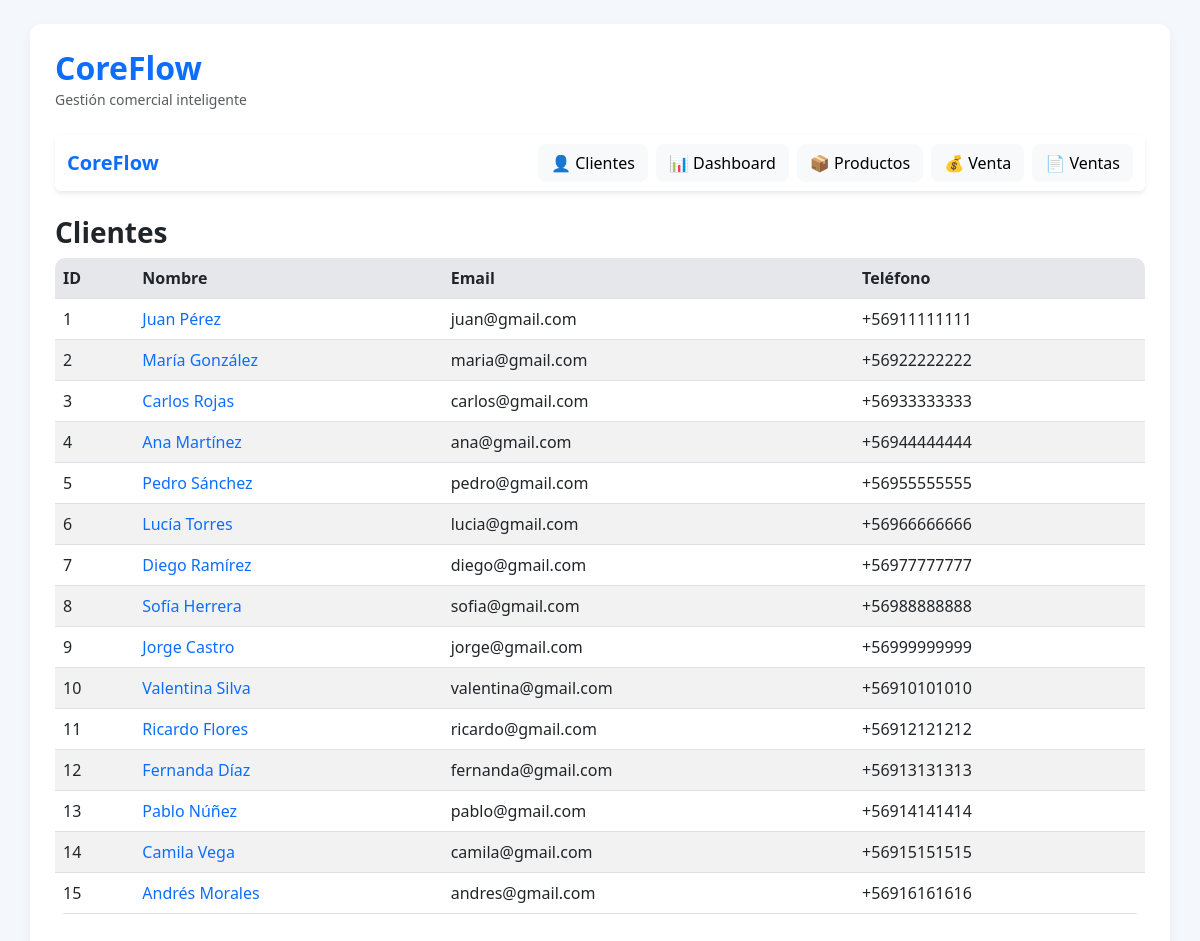
The page / on the database its author committed.
### models.py (models this page shows)
class Cliente(db.Model):
    __tablename__ = 'clientes'
    id = db.Column(db.Integer, primary_key=True)
    nombre = db.Column(db.String(100), nullable=False)
    email = db.Column(db.String(120))
    telefono = db.Column(db.String(50))
    empresa = db.Column(db.String(100))
    fecha_creacion = db.Column(db.DateTime, default=datetime.utcnow)
    interacciones = db.relationship('Interaccion', backref='cliente', lazy=True)

### app.py (the view)
@app.route('/')
def index():
    clientes = Cliente.query.order_by(Cliente.fecha_creacion.desc()).all()
    return render_template('clientes.html', clientes=clientes)

### templates/clientes.html
{% extends 'base.html' %}
{% block content %}
<h3>Clientes</h3>
<div class="table-responsive">
    <table class="table table-striped">
        <tr>
            <th>ID</th>
            <th>Nombre</th>
            <th>Email</th>
            <th>Teléfono</th>
        </tr>
        {% for c in clientes %}
        <tr>
            <td>{{ c.id }}</td>
            <td>
                <a href="{{ url_for('cliente_detalle', id=c.id) }}">
                    {{ c.nombre }}
                </a>
            </td>
            <td>{{ c.email }}</td>
            <td>{{ c.telefono }}</td>
        </tr>
        {% endfor %}
    </table>
</div>
{% endblock %}

### templates/base.html (shortened to what this page needs)
<!DOCTYPE html>
<html lang="es">
<head>
    <link href="https://cdn.jsdelivr.net/npm/bootstrap@5.3.0/dist/css/bootstrap.min.css" rel="stylesheet">
    <link rel="stylesheet" href="{{ url_for('static', filename='styles.css') }}">
</head>
<body>
<div class="container mt-4">
    <div class="d-flex justify-content-between align-items-center mb-4">
        <div>
            <h2 class="m-0 text-primary">CoreFlow</h2>
            <small class="text-muted">Gestión comercial inteligente</small>
        </div>
    </div>
<nav class="navbar navbar-expand-lg navbar-light bg-white mb-4 shadow-sm rounded">
    <div class="container-fluid">
        <a class="navbar-brand fw-bold text-primary" href="{{ url_for('index') }}">
            CoreFlow
        </a>
        <div class="collapse navbar-collapse" id="navbarNav">
            <div class="ms-auto d-flex flex-column flex-lg-row gap-2 mt-3 mt-lg-0">
                <a href="{{ url_for('index') }}" class="btn btn-light">👤 Clientes</a>
                <a href="{{ url_for('dashboard') }}" class="btn btn-light">📊 Dashboard</a>
                <a href="{{ url_for('nuevo_producto') }}" class="btn btn-light">📦 Productos</a>
                <a href="{{ url_for('nueva_venta') }}" class="btn btn-light">💰 Venta</a>
                <a href="{{ url_for('listar_ventas') }}" class="btn btn-light">📄 Ventas</a>
            </div>
        </div>
    </div>
</nav>
    {% block content %}{% endblock %}
</div>
</body>
</html>

### static/styles.css (style rules this page uses)
body { background-color: #f4f7fb; font-family: 'Segoe UI', Tahoma, Geneva, Verdana, sans-serif; }
.container { background: white; padding: 25px; border-radius: 12px; box-shadow: 0 4px 12px rgba(0, 0, 0, 0.05); }
nav { border-bottom: 1px solid #eee; padding-bottom: 10px; }
.btn { border-radius: 8px; }
.table { background: white; border-radius: 10px; overflow: hidden; }
.table th { background-color: #f1f3f6; font-weight: 600; }
h2, h3 { font-weight: 600; }
a { text-decoration: none; }

### rows shown on the page
Cliente: id "1", nombre "Juan Pérez", email "juan@gmail.com", telefono "+56911111111"
Cliente: id "2", nombre "María González", email "maria@gmail.com", telefono "+56922222222"
Cliente: id "3", nombre "Carlos Rojas", email "carlos@gmail.com", telefono "+56933333333"
Cliente: id "4", nombre "Ana Martínez", email "ana@gmail.com", telefono "+56944444444"
Cliente: id "5", nombre "Pedro Sánchez", email "pedro@gmail.com", telefono "+56955555555"
Cliente: id "6", nombre "Lucía Torres", email "lucia@gmail.com", telefono "+56966666666"
Cliente: id "7", nombre "Diego Ramírez", email "diego@gmail.com", telefono "+56977777777"
Cliente: id "8", nombre "Sofía Herrera", email "sofia@gmail.com", telefono "+56988888888"
Cliente: id "9", nombre "Jorge Castro", email "jorge@gmail.com", telefono "+56999999999"
Cliente: id "10", nombre "Valentina Silva", email "valentina@gmail.com", telefono "+56910101010"
Cliente: id "11", nombre "Ricardo Flores", email "ricardo@gmail.com", telefono "+56912121212"
Cliente: id "12", nombre "Fernanda Díaz", email "fernanda@gmail.com", telefono "+56913131313"
Cliente: id "13", nombre "Pablo Núñez", email "pablo@gmail.com", telefono "+56914141414"
Cliente: id "14", nombre "Camila Vega", email "camila@gmail.com", telefono "+56915151515"
Cliente: id "15", nombre "Andrés Morales", email "andres@gmail.com", telefono "+56916161616"
